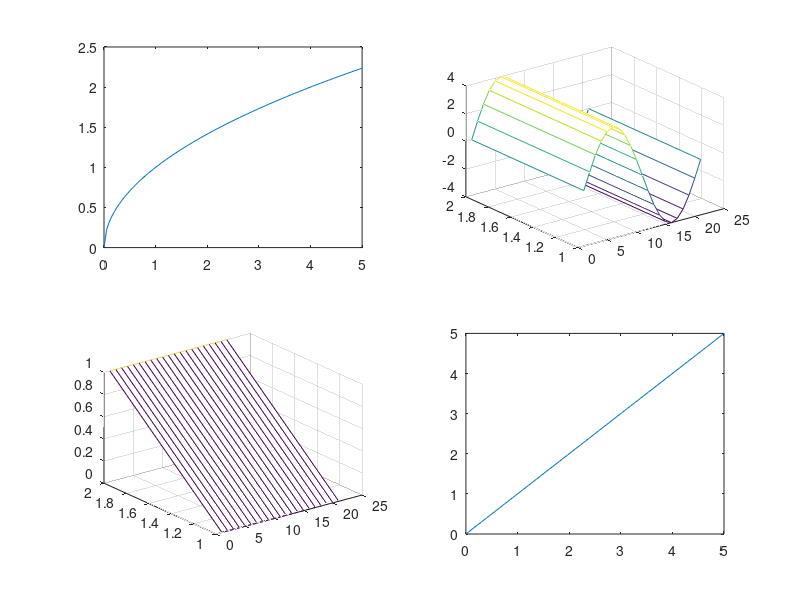

MATLAB code to generate this figure:
x = 0:pi/100:2*pi;
y = sin(x);
plot(x,y);
% Now label the axes and add a title. The characters \pi create the
% symbol π. See "text strings" in the MATLAB Reference documentation for
% more symbols:
xlabel('x = 0:2\pi');
ylabel('Sine of x');
title('Plot of the Sine Function','FontSize',12)


%%

t = 0:pi/10:2*pi;
[X,Y,Z] = cylinder(4);
subplot(2,2,1); mesh(X)
subplot(2,2,2); mesh(Y)
subplot(2,2,3); mesh(Z)
subplot(2,2,4); mesh(X,Y,Z)

%%

%Basic plotting function: plot

y = [ 7 5 3 8 6 8 10 ]
plot( y ) 

%%

x = [ 0 1 2 5 6 7 8 ]
y = [ 7 5 3 5 6 8 10 ]
plot( x, y ) 

%%
x = [ 0 1 2 5 0 1 2 ]
y = [ 7 5 3 5 6 8 10 ]
plot( x, y ) 

%%

x = linspace( -5, 5, 100 ); % for smoother curve
y = x.^2;
plot( x, y )

%%

y = -5:5
x = y.^2
plot( x, y )


%%

%Parametric plotting

t = linspace(0,3*2*pi, 1000);

x = t.*cos(t);
y = t.*sin(t);

plot( x, y )

%Control plot extents
axis( [ -30 30 -30 30 ] )

%Add labels to the x and y axis
xlabel('t from 0 to 6*\pi')
ylabel('x = t*cos(t)')

title('Paramteric spiral')

grid on;

%%

%Plotting multiple lines

x = linspace( 0, 5, 100 );
y1 = sqrt(x);
y2 = x;
y3 = x.^2

plot( x, y1, x, y2, x, y3 )
%Xmin, Xmax, Ymin, Ymax
axis( [ 0, 5, 0, 10 ] )

%add a legend, labels apply to lines in the
%order they are added
legend( 'y=sqrt(x)', 'y=x', 'y=x^2' )

%%
%More general approach to multiple plots

x = linspace( 0, 5, 100 );
y1 = sqrt(x);
y2 = x;
y3 = x.^2

bar( x, y1 );
hold on;
plot( x, y2 );
plot( x, y3 );

hold off;


%%
%Subplots - multiple plots adjacent

x = linspace( 0, 5, 100 );
y1 = sqrt(x);
y2 = x;
y3 = x.^2

subplot( 2, 2, 1 )
plot( x, y1 )

subplot( 2, 2, 4 )
plot( x, y2 )


